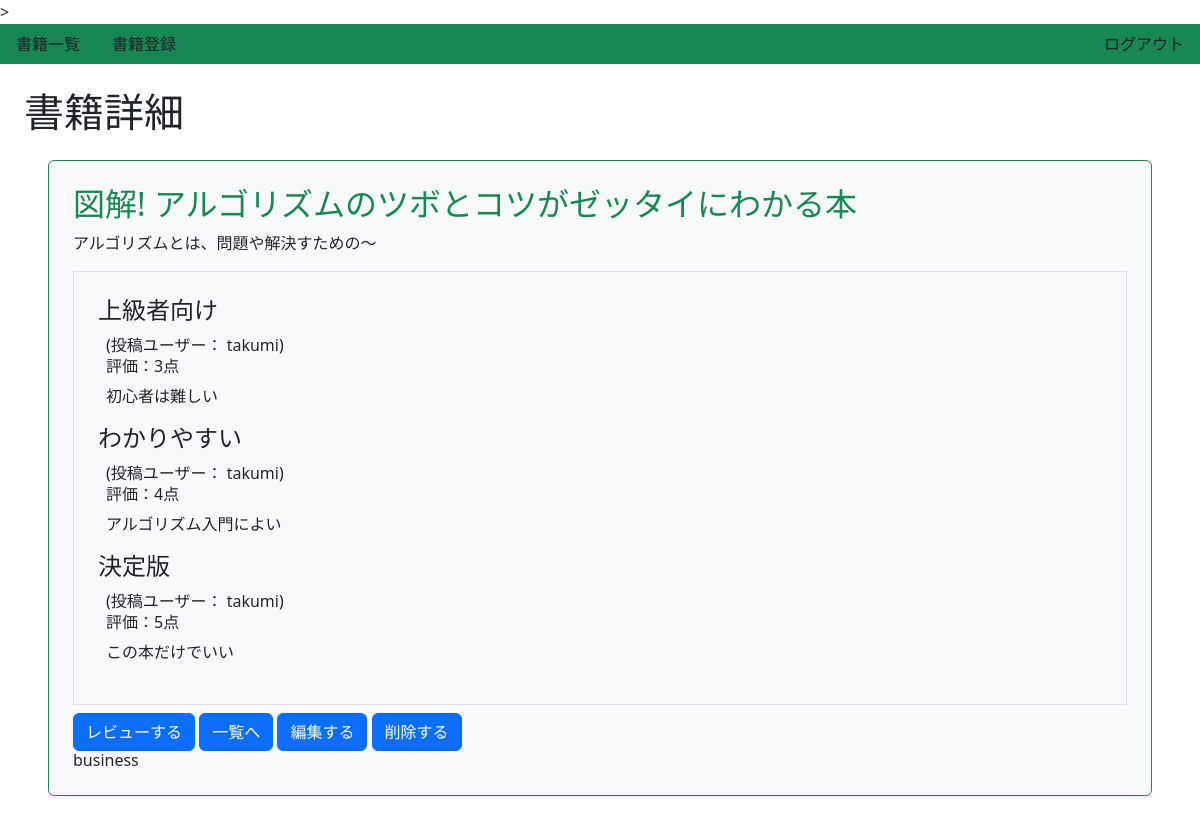
The app's page /book/6/detail/ (signed in) with its own data.
### book/models.py (models this page shows, shortened)
class Book(models.Model):
    title = models.CharField(max_length = 100)
    text = models.TextField()
    thumbnail = models.ImageField(null=True, blank=True)
    category = models.CharField(
        max_length = 100,
        choices = CATEGORY
    )
    user = models.ForeignKey('auth.User', on_delete = models.CASCADE)

class Review(models.Model):
    book = models.ForeignKey(Book, on_delete = models.CASCADE)
    title = models.CharField(max_length = 100)
    text = models.TextField()
    rate = models.IntegerField(choices = RATE_CHOICES)
    user = models.ForeignKey('auth.User', on_delete = models.CASCADE)

### book/views.py (the view)
# urls.py: path('book/<int:pk>/detail/', views.DetailBookView.as_view(), name = 'detail-book'),
class DetailBookView(LoginRequiredMixin, DetailView):
    template_name = 'book/book_detail.html'
    model = Book

### book/templates/book/book_detail.html (shortened to what this page needs)
{% extends 'base.html' %}
{% block h1 %} 書籍詳細 {% endblock %}
{% block content %}
 <div class="p-4 m-4 bg-light border border-success rounded">
    <h2 class="text-success">{{ object.title}}</h2>
    <p>{{ object.text }}</p>
    <div class="border p-4 mb-2">
      {% for review in object.review_set.all %}
      <div>
         <h3 class="h4">{{ review.title }}</h3>
         <div class="px-2">
            <span>(投稿ユーザー： {{ review.user.username }})</span>
            <h6>評価：{{ review.rate }}点</h6>
            <p>{{ review.text }}</p>
         </div>
      </div>
      {% endfor %}
    </div>
    <a href="{% url 'review' object.pk %}" class="btn btn-primary">レビューする</a>
    <a href="{% url 'list-book' %}" class="btn btn-primary">一覧へ</a>
    <a href="{% url 'update-book' object.pk %}" class="btn btn-primary">編集する</a>
    <a href="{% url 'delete-book' object.pk %}" class="btn btn-primary">削除する</a>
    <h6 class="card-title">{{object.category}}</h6>
 </div>
{% endblock %}

### book/static/book/css/style.css (style rules this page uses)
a { text-decoration: none; }

### records on screen
Book: title "図解! アルゴリズムのツボとコツがゼッタイにわかる本", text "アルゴリズムとは、問題や解決すための～", category "business"
Review: title "上級者向け", user.username "takumi", rate "3", text "初心者は難しい"
Review: title "わかりやすい", user.username "takumi", rate "4", text "アルゴリズム入門によい"
Review: title "決定版", user.username "takumi", rate "5", text "この本だけでいい"
